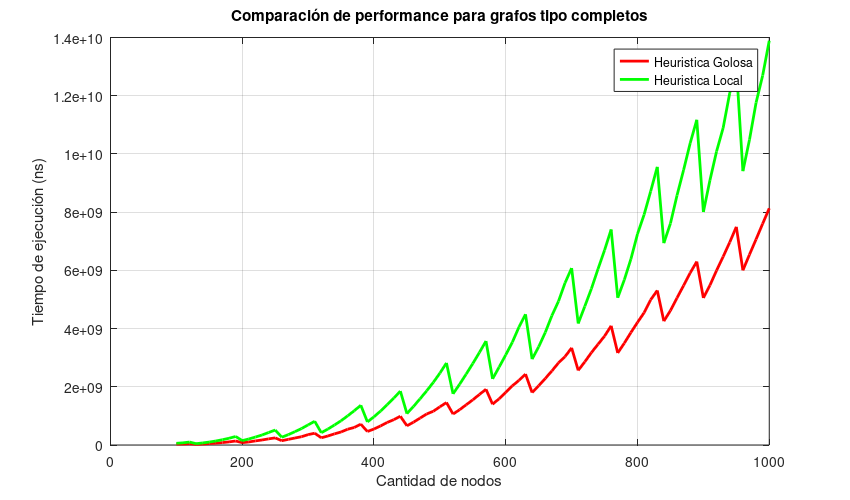
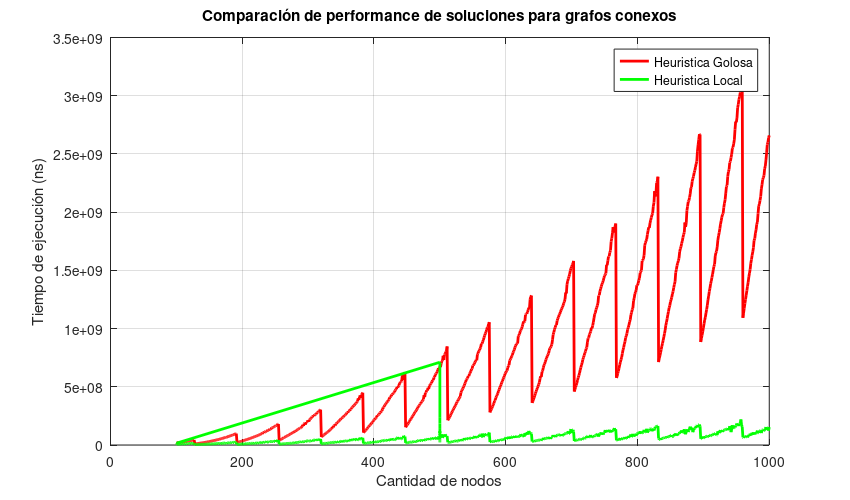

The MATLAB script that drew these images, in order:
# Ya estoy en la carpeta correcta

# A graficar!

clear;
hold off;


# 2  	WHEEL							Rueda
# 3 	BANANA						  	Banana Tree
# 4  	COMPLETE						Completo
# 9  	BIPARTITE_COMPLETE				Bipartito Completo
# 12  	CONNECTED_DENSITY				Conexo por densidad de ejes
# 14  	GREEDY_NOT_IN_CMF				Estrella+Puente+CMF
# 15  	GREEDY_IN_CMF					Estrella+CMF
# 17  	STAR_BRIDGE_DOUBLE_STAR			Estrella+Puente+Doble Estrella

goloso_dat=load("goloso_4.dat");
local_dat=load("local_4.dat");
#tabu_dat=load("tabu_4.dat");

plot(goloso_dat(:,2), goloso_dat(:,4), '-r', 'LineWidth', 2,local_dat(:,2), local_dat(:,4), '-g', 'LineWidth', 2);
#plot(goloso_dat(:,1), goloso_dat(:,3), '-r', 'LineWidth', 2,local_dat(:,1), local_dat(:,3), '-g', 'LineWidth', 2,tabu_dat(:,1), tabu_dat(:,3), '-b', 'LineWidth', 2);
title("Comparación de performance para grafos tipo completos");
xlabel("Cantidad de nodos");
ylabel("Tiempo de ejecución (ns)");
legend("Heuristica Golosa", "Heuristica Local");
grid;

set(gcf,'PaperUnits','inches','PaperPosition',[0 0 8.5 5])

print("versus_performance_nodos_completo.jpg");

goloso_dat=load("goloso_12.dat");
local_dat=load("local_12.dat");
tabu_dat=load("tabu_12.dat");

plot(goloso_dat(:,2), goloso_dat(:,4), '-r', 'LineWidth', 2,local_dat(:,2), local_dat(:,4), '-g', 'LineWidth', 2);
#plot(goloso_dat(:,1), goloso_dat(:,3), '-r', 'LineWidth', 2,local_dat(:,1), local_dat(:,3), '-g', 'LineWidth', 2,tabu_dat(:,1), tabu_dat(:,3), '-b', 'LineWidth', 2);
title("Comparación de performance de soluciones para grafos conexos");
xlabel("Cantidad de nodos");
ylabel("Tiempo de ejecución (ns)");
legend("Heuristica Golosa", "Heuristica Local");
grid;

set(gcf,'PaperUnits','inches','PaperPosition',[0 0 8.5 5])

print("versus_performance_nodos_conexo.jpg");
